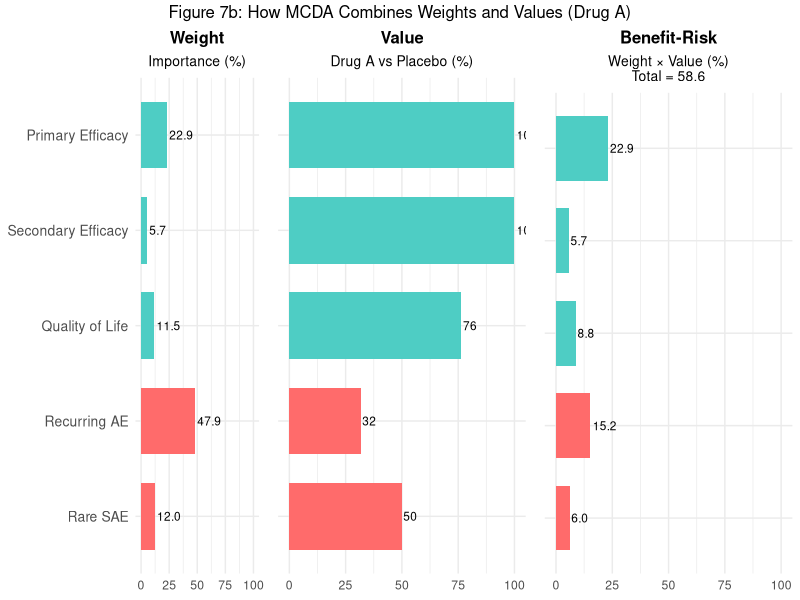
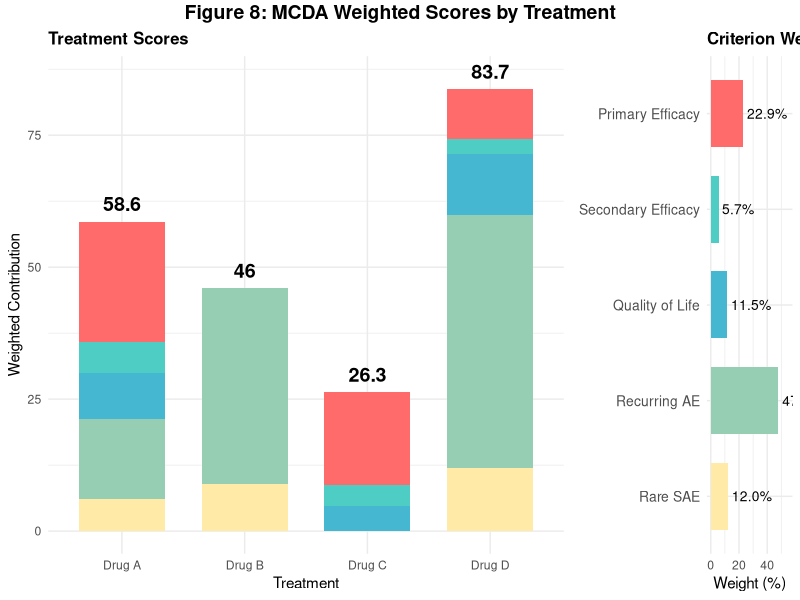
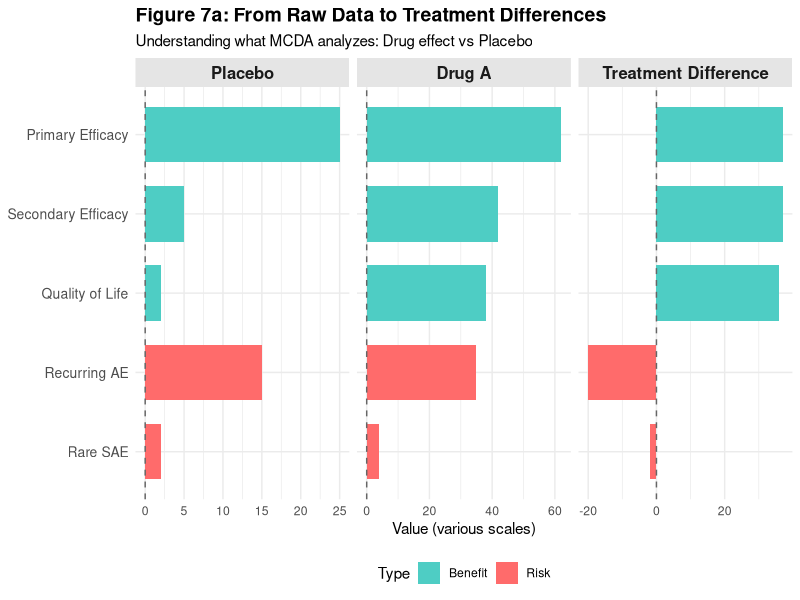
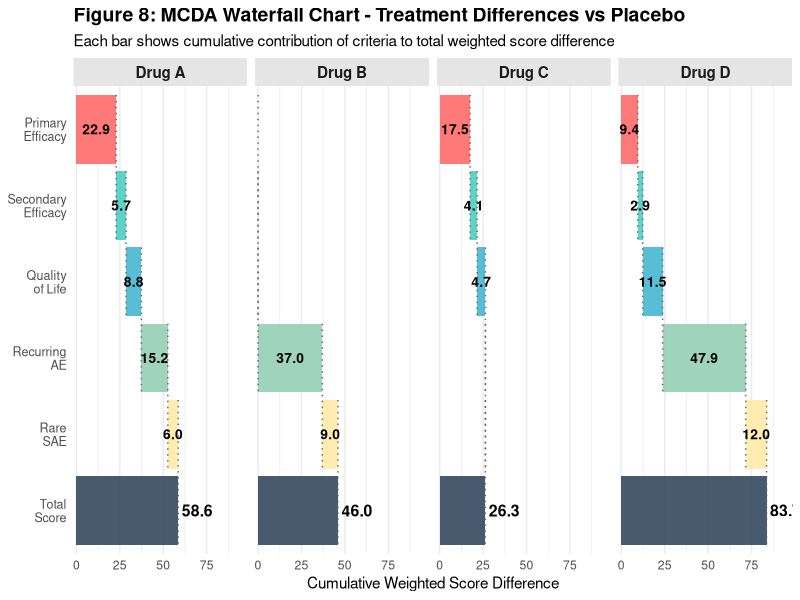
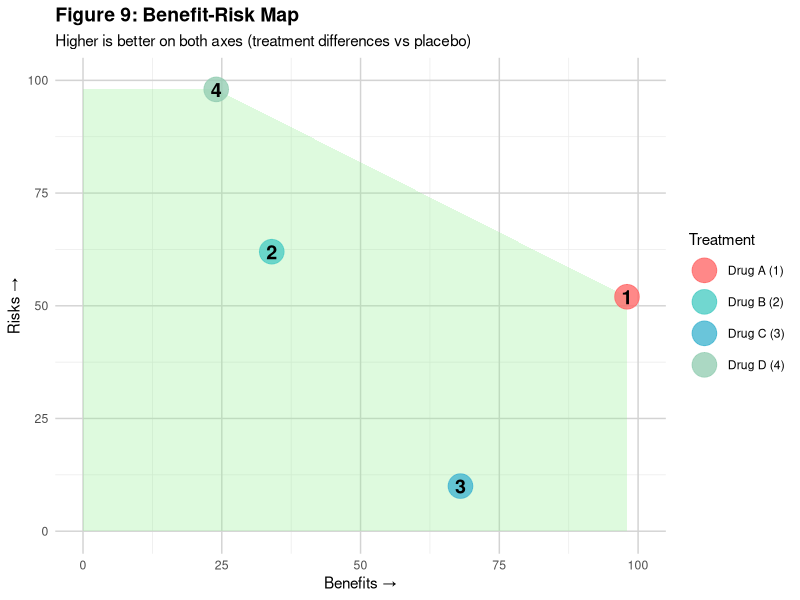
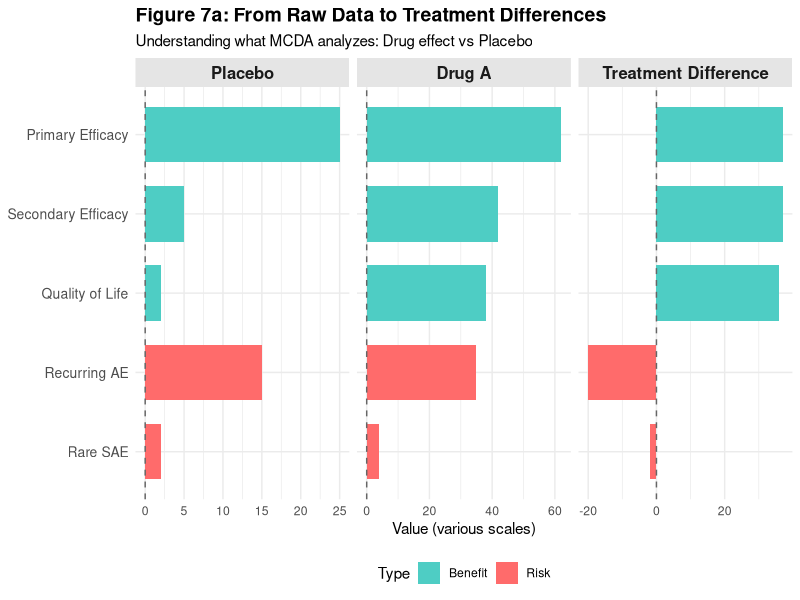
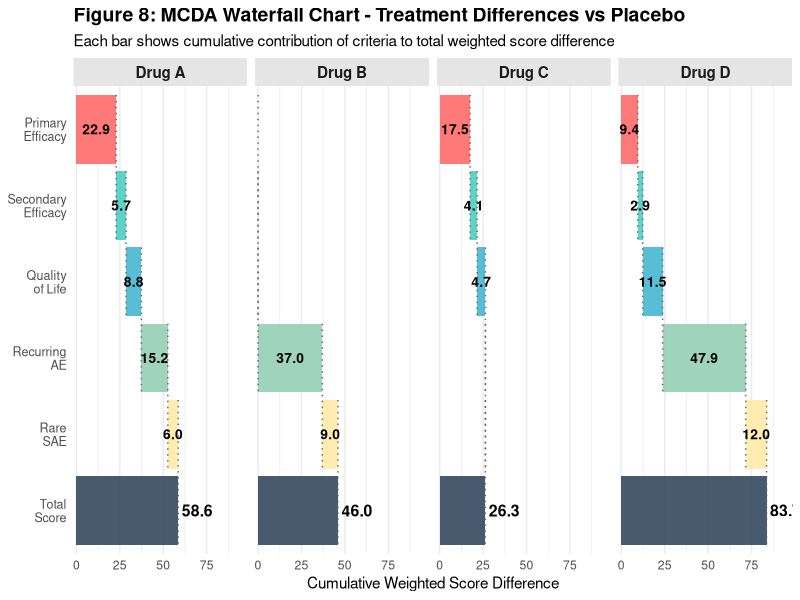
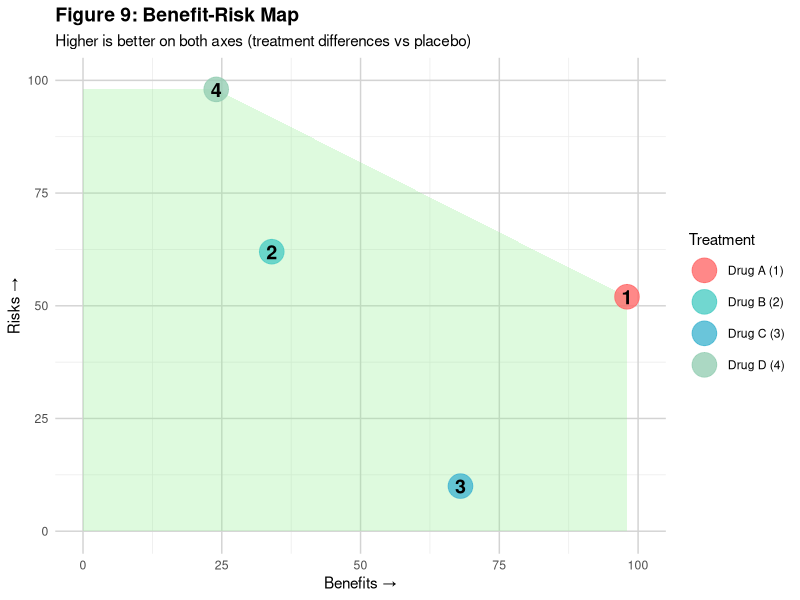

These figures' R source, in order:
# ============================================================================
# MCDA Benefit-Risk Analysis - Chart Generation Script
# Creates Figures 7a, 7b, 8 (stacked bar and waterfall), and 9
# ============================================================================

# Load required libraries
library(ggplot2)
library(dplyr)
library(reshape2)
library(gridExtra)

# ============================================================================
# 1. DATA PREPARATION
# ============================================================================

# Create raw performance data
create_publication_data <- function() {
  performance_data <- data.frame(
    Treatment = c("Placebo", "Drug A", "Drug B", "Drug C", "Drug D"),
    Primary_Efficacy = c(0.25, 0.62, 0.45, 0.58, 0.52),
    Secondary_Efficacy = c(5, 42, 28, 38, 35),
    Quality_of_Life = c(2, 38, 25, 32, 42),
    Recurring_AE = c(0.15, 0.35, 0.25, 0.42, 0.20),
    Rare_SAE = c(0.02, 0.04, 0.03, 0.06, 0.02)
  )
  return(performance_data)
}

# Calculate treatment differences vs placebo
calculate_treatment_differences <- function(data) {
  placebo_row <- data[data$Treatment == "Placebo", ]

  differences <- data.frame(
    Treatment = data$Treatment[data$Treatment != "Placebo"],
    Primary_Efficacy_Diff = data$Primary_Efficacy[data$Treatment != "Placebo"] -
      placebo_row$Primary_Efficacy,
    Secondary_Efficacy_Diff = data$Secondary_Efficacy[
      data$Treatment != "Placebo"
    ] -
      placebo_row$Secondary_Efficacy,
    Quality_of_Life_Diff = data$Quality_of_Life[data$Treatment != "Placebo"] -
      placebo_row$Quality_of_Life,
    Recurring_AE_Diff = placebo_row$Recurring_AE -
      data$Recurring_AE[data$Treatment != "Placebo"],
    Rare_SAE_Diff = placebo_row$Rare_SAE -
      data$Rare_SAE[data$Treatment != "Placebo"]
  )
  return(differences)
}

# Initialize data
pub_data <- create_publication_data()
treatment_diffs <- calculate_treatment_differences(pub_data)

# Create performance matrix
performance_matrix_pub <- as.matrix(treatment_diffs[, -1])
rownames(performance_matrix_pub) <- treatment_diffs$Treatment
colnames(performance_matrix_pub) <- c(
  "Primary_Efficacy",
  "Secondary_Efficacy",
  "Quality_of_Life",
  "Recurring_AE",
  "Rare_SAE"
)

# Define weights
weights_pub <- c(
  Primary_Efficacy = 0.229,
  Secondary_Efficacy = 0.057,
  Quality_of_Life = 0.115,
  Recurring_AE = 0.479,
  Rare_SAE = 0.120
)

# Normalize performance matrix
normalized_pub <- apply(performance_matrix_pub, 2, function(x) {
  (x - min(x)) / (max(x) - min(x))
})

# Calculate weighted contributions
weighted_contributions_pub <- normalized_pub *
  rep(weights_pub, each = nrow(normalized_pub))

# Calculate total scores
total_scores_pub <- rowSums(weighted_contributions_pub)

# Create contributions data frame
contrib_df <- as.data.frame(weighted_contributions_pub)
contrib_df$Treatment <- rownames(performance_matrix_pub)
contrib_df$Total_Score <- total_scores_pub * 100
contrib_df$Rank <- rank(-total_scores_pub)

# Reshape for plotting
contrib_long <- melt(
  contrib_df[, 1:5],
  variable.name = "Criteria",
  value.name = "Contribution"
)
contrib_long$Treatment <- rep(contrib_df$Treatment, 5)

# ============================================================================
# 2. FIGURE 7a: RAW DATA TO TREATMENT DIFFERENCES
# ============================================================================

create_fig7a <- function() {
  raw_comparison <- data.frame(
    Criterion = rep(
      c(
        "Primary Efficacy",
        "Secondary Efficacy",
        "Quality of Life",
        "Recurring AE",
        "Rare SAE"
      ),
      3
    ),
    Value = c(
      0.25 * 100,
      5,
      2,
      0.15 * 100,
      0.02 * 100,
      0.62 * 100,
      42,
      38,
      0.35 * 100,
      0.04 * 100,
      (0.62 - 0.25) * 100,
      42 - 5,
      38 - 2,
      (0.15 - 0.35) * 100,
      (0.02 - 0.04) * 100
    ),
    Group = rep(c("Placebo", "Drug A", "Treatment Difference"), each = 5),
    Type = rep(c("Benefit", "Benefit", "Benefit", "Risk", "Risk"), 3)
  )

  raw_comparison$Criterion <- factor(
    raw_comparison$Criterion,
    levels = rev(c(
      "Primary Efficacy",
      "Secondary Efficacy",
      "Quality of Life",
      "Recurring AE",
      "Rare SAE"
    ))
  )
  raw_comparison$Group <- factor(
    raw_comparison$Group,
    levels = c("Placebo", "Drug A", "Treatment Difference")
  )

  p_raw <- ggplot(raw_comparison, aes(x = Value, y = Criterion, fill = Type)) +
    geom_bar(stat = "identity", width = 0.7) +
    facet_wrap(~Group, ncol = 3, scales = "free_x") +
    scale_fill_manual(values = c("Benefit" = "#4ECDC4", "Risk" = "#FF6B6B")) +
    labs(
      title = "Figure 7a: From Raw Data to Treatment Differences",
      subtitle = "Understanding what MCDA analyzes: Drug effect vs Placebo",
      x = "Value (various scales)",
      y = NULL
    ) +
    theme_minimal() +
    theme(
      strip.text = element_text(size = 12, face = "bold"),
      strip.background = element_rect(fill = "grey90", color = NA),
      axis.text.y = element_text(size = 10),
      legend.position = "bottom",
      plot.title = element_text(size = 14, face = "bold"),
      plot.subtitle = element_text(size = 11)
    ) +
    geom_vline(
      xintercept = 0,
      linetype = "dashed",
      color = "gray40",
      size = 0.5
    )

  return(p_raw)
}

# ============================================================================
# 3. FIGURE 7b: MCDA CALCULATION WALKTHROUGH (DRUG A)
# ============================================================================

create_fig7b <- function() {
  drug_a_idx <- which(rownames(performance_matrix_pub) == "Drug A")
  drug_a_weights <- weights_pub * 100
  drug_a_values <- normalized_pub[drug_a_idx, ] * 100
  drug_a_contributions <- weighted_contributions_pub[drug_a_idx, ] * 100
  drug_a_total <- sum(drug_a_contributions)

  x_max <- 100

  # Panel 1: Weights
  weights_df_plot <- data.frame(
    Criterion = factor(
      c(
        "Primary Efficacy",
        "Secondary Efficacy",
        "Quality of Life",
        "Recurring AE",
        "Rare SAE"
      ),
      levels = rev(c(
        "Primary Efficacy",
        "Secondary Efficacy",
        "Quality of Life",
        "Recurring AE",
        "Rare SAE"
      ))
    ),
    Weight = weights_pub * 100,
    Type = c("Benefit", "Benefit", "Benefit", "Risk", "Risk")
  )

  p_weights <- ggplot(
    weights_df_plot,
    aes(x = Weight, y = Criterion, fill = Type)
  ) +
    geom_bar(stat = "identity", width = 0.7) +
    scale_fill_manual(values = c("Benefit" = "#4ECDC4", "Risk" = "#FF6B6B")) +
    labs(title = "Weight", subtitle = "Importance (%)", x = NULL, y = NULL) +
    xlim(0, x_max) +
    theme_minimal() +
    theme(
      axis.text.y = element_text(size = 10),
      legend.position = "none",
      plot.title = element_text(size = 12, face = "bold", hjust = 0.5),
      plot.subtitle = element_text(size = 10, hjust = 0.5)
    ) +
    geom_text(aes(label = sprintf("%.1f", Weight)), hjust = -0.1, size = 3)

  # Panel 2: Drug A Normalized Values
  drug_a_values_df <- data.frame(
    Criterion = factor(
      c(
        "Primary Efficacy",
        "Secondary Efficacy",
        "Quality of Life",
        "Recurring AE",
        "Rare SAE"
      ),
      levels = rev(c(
        "Primary Efficacy",
        "Secondary Efficacy",
        "Quality of Life",
        "Recurring AE",
        "Rare SAE"
      ))
    ),
    Value = normalized_pub[drug_a_idx, ] * 100,
    Type = c("Benefit", "Benefit", "Benefit", "Risk", "Risk")
  )

  p_values <- ggplot(
    drug_a_values_df,
    aes(x = Value, y = Criterion, fill = Type)
  ) +
    geom_bar(stat = "identity", width = 0.7) +
    scale_fill_manual(values = c("Benefit" = "#4ECDC4", "Risk" = "#FF6B6B")) +
    labs(
      title = "Value",
      subtitle = "Drug A vs Placebo (%)",
      x = NULL,
      y = NULL
    ) +
    xlim(0, x_max) +
    theme_minimal() +
    theme(
      axis.text.y = element_blank(),
      legend.position = "none",
      plot.title = element_text(size = 12, face = "bold", hjust = 0.5),
      plot.subtitle = element_text(size = 10, hjust = 0.5)
    ) +
    geom_text(aes(label = sprintf("%.0f", Value)), hjust = -0.1, size = 3)

  # Panel 3: Drug A Weighted Contributions
  drug_a_contrib_df <- data.frame(
    Criterion = factor(
      c(
        "Primary Efficacy",
        "Secondary Efficacy",
        "Quality of Life",
        "Recurring AE",
        "Rare SAE"
      ),
      levels = rev(c(
        "Primary Efficacy",
        "Secondary Efficacy",
        "Quality of Life",
        "Recurring AE",
        "Rare SAE"
      ))
    ),
    Contribution = weighted_contributions_pub[drug_a_idx, ] * 100,
    Type = c("Benefit", "Benefit", "Benefit", "Risk", "Risk")
  )

  p_weighted <- ggplot(
    drug_a_contrib_df,
    aes(x = Contribution, y = Criterion, fill = Type)
  ) +
    geom_bar(stat = "identity", width = 0.7) +
    scale_fill_manual(values = c("Benefit" = "#4ECDC4", "Risk" = "#FF6B6B")) +
    labs(
      title = "Benefit-Risk",
      subtitle = sprintf("Weight × Value (%%)\nTotal = %.1f", drug_a_total),
      x = NULL,
      y = NULL
    ) +
    xlim(0, x_max) +
    theme_minimal() +
    theme(
      axis.text.y = element_blank(),
      legend.position = "none",
      plot.title = element_text(size = 12, face = "bold", hjust = 0.5),
      plot.subtitle = element_text(size = 10, hjust = 0.5)
    ) +
    geom_text(
      aes(label = sprintf("%.1f", Contribution)),
      hjust = -0.1,
      size = 3
    )

  # Combine panels
  combined_plot <- grid.arrange(
    p_weights,
    p_values,
    p_weighted,
    ncol = 3,
    top = "Figure 7b: How MCDA Combines Weights and Values (Drug A)"
  )

  return(combined_plot)
}

# ============================================================================
# 4. FIGURE 8: STACKED BAR CHART WITH WEIGHTS
# ============================================================================

create_fig8_stacked <- function() {
  # Create stacked bar chart
  p_stacked <- ggplot(
    contrib_long,
    aes(x = Treatment, y = Contribution * 100, fill = Criteria)
  ) +
    geom_bar(stat = "identity", width = 0.7) +
    scale_fill_manual(
      values = c(
        "Primary_Efficacy" = "#FF6B6B",
        "Secondary_Efficacy" = "#4ECDC4",
        "Quality_of_Life" = "#45B7D1",
        "Recurring_AE" = "#96CEB4",
        "Rare_SAE" = "#FFEAA7"
      ),
      labels = c(
        "Primary Efficacy",
        "Secondary Efficacy",
        "Quality of Life",
        "Recurring AE",
        "Rare SAE"
      )
    ) +
    labs(
      title = "Treatment Scores",
      x = "Treatment",
      y = "Weighted Contribution"
    ) +
    theme_minimal() +
    theme(
      legend.position = "none",
      plot.title = element_text(size = 12, face = "bold")
    ) +
    geom_text(
      data = contrib_df,
      aes(x = Treatment, y = Total_Score + 2, label = round(Total_Score, 1)),
      inherit.aes = FALSE,
      vjust = 0,
      size = 5,
      fontface = "bold"
    )

  # Create weights bar chart
  weights_chart_df <- data.frame(
    Criteria = factor(
      c(
        "Primary Efficacy",
        "Secondary Efficacy",
        "Quality of Life",
        "Recurring AE",
        "Rare SAE"
      ),
      levels = rev(c(
        "Primary Efficacy",
        "Secondary Efficacy",
        "Quality of Life",
        "Recurring AE",
        "Rare SAE"
      ))
    ),
    Weight = weights_pub * 100,
    Criteria_var = factor(
      c(
        "Primary_Efficacy",
        "Secondary_Efficacy",
        "Quality_of_Life",
        "Recurring_AE",
        "Rare_SAE"
      ),
      levels = rev(c(
        "Primary_Efficacy",
        "Secondary_Efficacy",
        "Quality_of_Life",
        "Recurring_AE",
        "Rare_SAE"
      ))
    )
  )

  p_weights_chart <- ggplot(
    weights_chart_df,
    aes(x = Weight, y = Criteria, fill = Criteria_var)
  ) +
    geom_bar(stat = "identity", width = 0.7) +
    scale_fill_manual(
      values = c(
        "Primary_Efficacy" = "#FF6B6B",
        "Secondary_Efficacy" = "#4ECDC4",
        "Quality_of_Life" = "#45B7D1",
        "Recurring_AE" = "#96CEB4",
        "Rare_SAE" = "#FFEAA7"
      )
    ) +
    labs(title = "Criterion Weights", x = "Weight (%)", y = NULL) +
    theme_minimal() +
    theme(
      legend.position = "none",
      plot.title = element_text(size = 12, face = "bold"),
      axis.text.y = element_text(size = 10)
    ) +
    geom_text(
      aes(label = sprintf("%.1f%%", Weight)),
      hjust = -0.1,
      size = 3.5
    ) +
    xlim(0, max(weights_chart_df$Weight) * 1.15)

  # Combine both plots
  library(grid)
  combined_plot <- grid.arrange(
    p_stacked,
    p_weights_chart,
    ncol = 2,
    widths = c(2.5, 1),
    top = textGrob(
      "Figure 8: MCDA Weighted Scores by Treatment",
      gp = gpar(fontsize = 14, fontface = "bold")
    )
  )

  return(combined_plot)
}

# ============================================================================
# 5. FIGURE 8: WATERFALL CHART
# ============================================================================

create_fig8_waterfall <- function() {
  # Prepare waterfall data
  waterfall_data <- contrib_long %>%
    mutate(
      Criteria = factor(
        Criteria,
        levels = c(
          "Primary_Efficacy",
          "Secondary_Efficacy",
          "Quality_of_Life",
          "Recurring_AE",
          "Rare_SAE"
        )
      )
    ) %>%
    arrange(Treatment, Criteria) %>%
    group_by(Treatment) %>%
    mutate(
      Contribution_pct = Contribution * 100,
      end = cumsum(Contribution_pct),
      start = lag(end, default = 0),
      id = 7 - row_number()
    ) %>%
    ungroup()

  # Add total bars
  totals <- contrib_df %>%
    select(Treatment, Total_Score) %>%
    mutate(
      Criteria = factor(
        "Total",
        levels = c(
          "Primary_Efficacy",
          "Secondary_Efficacy",
          "Quality_of_Life",
          "Recurring_AE",
          "Rare_SAE",
          "Total"
        )
      ),
      Contribution_pct = Total_Score,
      start = 0,
      end = Total_Score,
      id = 1
    )

  # Combine data
  waterfall_complete <- bind_rows(waterfall_data, totals) %>%
    mutate(
      Criteria = factor(
        Criteria,
        levels = c(
          "Primary_Efficacy",
          "Secondary_Efficacy",
          "Quality_of_Life",
          "Recurring_AE",
          "Rare_SAE",
          "Total"
        )
      ),
      Treatment = factor(
        Treatment,
        levels = c("Drug A", "Drug B", "Drug C", "Drug D")
      )
    )

  # Create connector lines
  connector_lines <- waterfall_data %>%
    arrange(Treatment, desc(id)) %>%
    group_by(Treatment) %>%
    mutate(
      next_start = lead(start),
      next_id = lead(id)
    ) %>%
    filter(!is.na(next_start)) %>%
    ungroup()

  # Add connectors from Rare SAE to Total
  rare_to_total <- waterfall_data %>%
    filter(Criteria == "Rare_SAE") %>%
    left_join(
      totals %>% select(Treatment, total_end = end, total_id = id),
      by = "Treatment"
    ) %>%
    mutate(
      next_start = 0,
      next_id = total_id
    ) %>%
    select(Treatment, Criteria, end, id, next_start, next_id)

  all_connectors <- bind_rows(connector_lines, rare_to_total)

  # Create plot
  p_waterfall <- ggplot(
    waterfall_complete,
    aes(
      y = id,
      fill = Criteria,
      ymin = id - 0.45,
      ymax = id + 0.45,
      xmin = start,
      xmax = end
    )
  ) +
    geom_rect(alpha = 0.9) +
    geom_segment(
      data = all_connectors,
      aes(x = end, xend = end, y = id + 0.45, yend = next_id - 0.45),
      linetype = "dotted",
      color = "gray40",
      linewidth = 0.5,
      inherit.aes = FALSE
    ) +
    facet_wrap(~Treatment, nrow = 1) +
    scale_fill_manual(
      values = c(
        "Primary_Efficacy" = "#FF6B6B",
        "Secondary_Efficacy" = "#4ECDC4",
        "Quality_of_Life" = "#45B7D1",
        "Recurring_AE" = "#96CEB4",
        "Rare_SAE" = "#FFEAA7",
        "Total" = "#34495e"
      ),
      labels = c(
        "Primary Efficacy",
        "Secondary Efficacy",
        "Quality of Life",
        "Recurring AE",
        "Rare SAE",
        "Total Score"
      ),
      drop = FALSE
    ) +
    geom_text(
      data = filter(
        waterfall_complete,
        Contribution_pct > 0.5,
        Criteria != "Total"
      ),
      aes(
        x = (start + end) / 2,
        y = id,
        label = sprintf("%.1f", Contribution_pct)
      ),
      inherit.aes = FALSE,
      size = 3.5,
      color = "black",
      fontface = "bold"
    ) +
    geom_text(
      data = filter(waterfall_complete, Criteria == "Total"),
      aes(x = end + 2, y = id, label = sprintf("%.1f", Contribution_pct)),
      inherit.aes = FALSE,
      size = 4,
      fontface = "bold",
      hjust = 0
    ) +
    scale_y_continuous(
      breaks = 1:6,
      labels = c(
        "Total\nScore",
        "Rare\nSAE",
        "Recurring\nAE",
        "Quality\nof Life",
        "Secondary\nEfficacy",
        "Primary\nEfficacy"
      ),
      expand = expansion(mult = c(0.02, 0.02))
    ) +
    scale_x_continuous(expand = expansion(mult = c(0.02, 0.15))) +
    labs(
      title = "Figure 8: MCDA Waterfall Chart - Treatment Differences vs Placebo",
      subtitle = "Each bar shows cumulative contribution of criteria to total weighted score difference",
      x = "Cumulative Weighted Score Difference",
      y = NULL
    ) +
    theme_minimal() +
    theme(
      legend.position = "none",
      plot.title = element_text(size = 14, face = "bold"),
      axis.text.y = element_text(size = 9, hjust = 1),
      panel.grid.major.y = element_blank(),
      panel.grid.minor.y = element_blank(),
      strip.text = element_text(size = 11, face = "bold"),
      strip.background = element_rect(fill = "gray90", color = NA)
    )

  return(p_waterfall)
}

# ============================================================================
# 6. FIGURE 9: BENEFIT-RISK MAP
# ============================================================================

create_fig9 <- function() {
  # Calculate benefit and risk category weights
  benefit_criteria <- c(
    "Primary_Efficacy",
    "Secondary_Efficacy",
    "Quality_of_Life"
  )
  risk_criteria <- c("Recurring_AE", "Rare_SAE")

  benefit_weights <- weights_pub[benefit_criteria]
  risk_weights <- weights_pub[risk_criteria]

  total_benefit_weight <- sum(benefit_weights) * 100 # 40.1%
  total_risk_weight <- sum(risk_weights) * 100 # 59.9%

  # Create benefit-risk map data
  br_map_df <- data.frame(
    Treatment = c("Drug A", "Drug B", "Drug C", "Drug D"),
    Benefits = c(98, 34, 68, 24),
    Risks = c(52, 62, 10, 98),
    Label = c("1", "2", "3", "4")
  )

  # Find the two outermost points
  max_y_point <- br_map_df[which.max(br_map_df$Risks), ] # Drug D at (24, 98)
  max_x_point <- br_map_df[which.max(br_map_df$Benefits), ] # Drug A at (98, 52)

  # Create frontier polygon: (0, 0) -> (0, 98) -> Drug D (24, 98) -> Drug A (98, 52) -> (98, 0) -> back to origin
  frontier_polygon <- data.frame(
    x = c(
      0,
      0,
      max_y_point$Benefits,
      max_x_point$Benefits,
      max(br_map_df$Benefits),
      0
    ),
    y = c(0, max(br_map_df$Risks), max_y_point$Risks, max_x_point$Risks, 0, 0)
  )

  p_brmap <- ggplot(
    br_map_df,
    aes(x = Benefits, y = Risks, color = Treatment)
  ) +
    # Shaded frontier region under the two outermost points
    geom_polygon(
      data = frontier_polygon,
      aes(x = x, y = y),
      inherit.aes = FALSE,
      fill = "lightgreen",
      alpha = 0.3
    ) +
    geom_point(size = 8, alpha = 0.8) +
    geom_text(
      aes(label = Label),
      color = "black",
      size = 5,
      fontface = "bold"
    ) +
    scale_color_manual(
      values = c(
        "Drug A" = "#FF6B6B",
        "Drug B" = "#4ECDC4",
        "Drug C" = "#45B7D1",
        "Drug D" = "#96CEB4"
      ),
      labels = c("Drug A (1)", "Drug B (2)", "Drug C (3)", "Drug D (4)")
    ) +
    xlim(0, 100) +
    ylim(0, 100) +
    labs(
      title = "Figure 9: Benefit-Risk Map",
      subtitle = "Higher is better on both axes (treatment differences vs placebo)",
      x = "Benefits →",
      y = "Risks →"
    ) +
    theme_minimal() +
    theme(
      panel.grid.major = element_line(color = "lightgray"),
      plot.title = element_text(size = 14, face = "bold"),
      legend.position = "right"
    )

  return(p_brmap)
}

# ============================================================================
# 7. GENERATE ALL CHARTS
# ============================================================================

# Create output directory if it doesn't exist
if (!dir.exists("output")) {
  dir.create("output")
}

# Generate and save all figures
cat("Generating Figure 7a...\n")
fig7a <- create_fig7a()
ggsave(
  "dev/figure_7a_raw_comparison.jpeg",
  fig7a,
  width = 16,
  height = 6,
  dpi = 300
)

cat("Generating Figure 7b...\n")
fig7b <- create_fig7b()
ggsave(
  "dev/figure_7b_mcda_walkthrough.jpeg",
  fig7b,
  width = 14,
  height = 5,
  dpi = 300
)

cat("Generating Figure 8 (Stacked Bar)...\n")
fig8_stacked <- create_fig8_stacked()
ggsave(
  "dev/figure_8_stacked_bar.jpeg",
  fig8_stacked,
  width = 14,
  height = 7,
  dpi = 300
)

cat("Generating Figure 8 (Waterfall)...\n")
fig8_waterfall <- create_fig8_waterfall()
ggsave(
  "dev/figure_8_waterfall.jpeg",
  fig8_waterfall,
  width = 12,
  height = 6,
  dpi = 300
)

cat("Generating Figure 9...\n")
fig9 <- create_fig9()
ggsave(
  "dev/figure_9_benefit_risk_map.jpeg",
  fig9,
  width = 8,
  height = 8,
  dpi = 300
)

cat("\nAll figures generated successfully!\n")
cat("Output saved to 'dev/' directory\n")

# Display figures (optional - comment out if running in batch mode)
print(fig7a)
print(fig7b)
print(fig8_stacked)
print(fig8_waterfall)
print(fig9)
